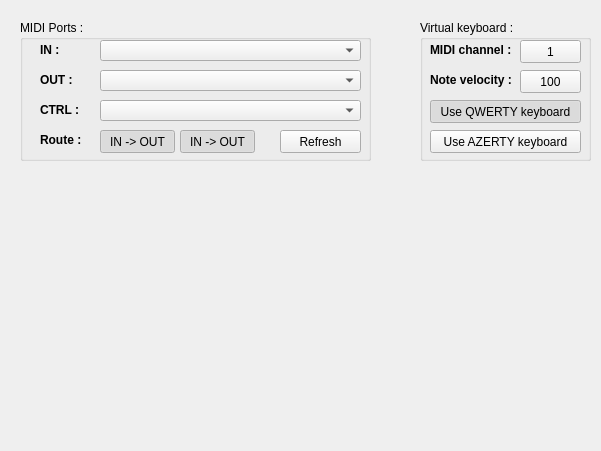
    <widget class="QWidget" name="tab_config">
     <property name="enabled">
      <bool>true</bool>
     </property>
     <property name="toolTip">
      <string/>
     </property>
     <attribute name="title">
      <string>Configuration</string>
     </attribute>
     <widget class="QGroupBox" name="grpBox_MIDI">
      <property name="geometry">
       <rect>
        <x>20</x>
        <y>20</y>
        <width>351</width>
        <height>141</height>
       </rect>
      </property>
      <property name="toolTip">
       <string/>
      </property>
      <property name="title">
       <string>MIDI Ports :</string>
      </property>
      <widget class="QComboBox" name="cmbBox_MIDIIn">
       <property name="geometry">
        <rect>
         <x>80</x>
         <y>20</y>
         <width>261</width>
         <height>21</height>
        </rect>
       </property>
       <property name="toolTip">
        <string>Select the device for MIDI IN</string>
       </property>
       <property name="maxVisibleItems">
        <number>15</number>
       </property>
       <property name="frame">
        <bool>true</bool>
       </property>
      </widget>
      <widget class="QComboBox" name="cmbBox_MIDIOut">
       <property name="geometry">
        <rect>
         <x>80</x>
         <y>50</y>
         <width>261</width>
         <height>21</height>
        </rect>
       </property>
       <property name="toolTip">
        <string>Select the device for MIDI OUT</string>
       </property>
       <property name="maxVisibleItems">
        <number>15</number>
       </property>
       <property name="frame">
        <bool>true</bool>
       </property>
      </widget>
      <widget class="QPushButton" name="pshBut_refresh_midi">
       <property name="geometry">
        <rect>
         <x>260</x>
         <y>110</y>
         <width>81</width>
         <height>23</height>
        </rect>
       </property>
       <property name="toolTip">
        <string>Refresh the device lists</string>
       </property>
       <property name="text">
        <string>Refresh</string>
       </property>
      </widget>
      <widget class="QLabel" name="lbl_MIDIIn">
       <property name="geometry">
        <rect>
         <x>20</x>
         <y>22</y>
         <width>41</width>
         <height>16</height>
        </rect>
       </property>
       <property name="font">
        <font>
         <weight>75</weight>
         <bold>true</bold>
        </font>
       </property>
       <property name="text">
        <string>IN :</string>
       </property>
      </widget>
      <widget class="QLabel" name="lbl_MIDIOut">
       <property name="geometry">
        <rect>
         <x>20</x>
         <y>52</y>
         <width>41</width>
         <height>16</height>
        </rect>
       </property>
       <property name="font">
        <font>
         <weight>75</weight>
         <bold>true</bold>
        </font>
       </property>
       <property name="text">
        <string>OUT :</string>
       </property>
      </widget>
      <widget class="QLabel" name="lbl_MIDICtrl">
       <property name="geometry">
        <rect>
         <x>20</x>
         <y>82</y>
         <width>41</width>
         <height>16</height>
        </rect>
       </property>
       <property name="font">
        <font>
         <weight>75</weight>
         <bold>true</bold>
        </font>
       </property>
       <property name="text">
        <string>CTRL :</string>
       </property>
      </widget>
      <widget class="QComboBox" name="cmbBox_MIDICtrl">
       <property name="geometry">
        <rect>
         <x>80</x>
         <y>80</y>
         <width>261</width>
         <height>21</height>
        </rect>
       </property>
       <property name="toolTip">
        <string>Select an other MIDI device for sending data to the module while being edited </string>
       </property>
       <property name="maxVisibleItems">
        <number>15</number>
       </property>
       <property name="frame">
        <bool>true</bool>
       </property>
      </widget>
      <widget class="QPushButton" name="pshBut_INToOUT">
       <property name="geometry">
        <rect>
         <x>80</x>
         <y>110</y>
         <width>75</width>
         <height>23</height>
        </rect>
       </property>
       <property name="text">
        <string>IN -&gt; OUT</string>
       </property>
       <property name="checkable">
        <bool>true</bool>
       </property>
       <property name="checked">
        <bool>true</bool>
       </property>
      </widget>
      <widget class="QPushButton" name="pshBut_CTRLToOUT">
       <property name="geometry">
        <rect>
         <x>160</x>
         <y>110</y>
         <width>75</width>
         <height>23</height>
        </rect>
       </property>
       <property name="text">
        <string>IN -&gt; OUT</string>
       </property>
       <property name="checkable">
        <bool>true</bool>
       </property>
       <property name="checked">
        <bool>true</bool>
       </property>
      </widget>
      <widget class="QLabel" name="lbl_Route">
       <property name="geometry">
        <rect>
         <x>20</x>
         <y>113</y>
         <width>46</width>
         <height>13</height>
        </rect>
       </property>
       <property name="font">
        <font>
         <weight>75</weight>
         <bold>true</bold>
        </font>
       </property>
       <property name="text">
        <string>Route :</string>
       </property>
      </widget>
     </widget>
     <widget class="QConfig" name="widget_config" native="true">
      <property name="geometry">
       <rect>
        <x>20</x>
        <y>200</y>
        <width>572</width>
        <height>242</height>
       </rect>
      </property>
     </widget>
     <widget class="QGroupBox" name="grpBox_VKey">
      <property name="geometry">
       <rect>
        <x>420</x>
        <y>20</y>
        <width>171</width>
        <height>141</height>
       </rect>
      </property>
      <property name="title">
       <string>Virtual keyboard :</string>
      </property>
      <widget class="QButton" name="but_kybchan">
       <property name="geometry">
        <rect>
         <x>100</x>
         <y>20</y>
         <width>61</width>
         <height>23</height>
        </rect>
       </property>
       <property name="baseSize">
        <size>
         <width>1</width>
         <height>16</height>
        </size>
       </property>
       <property name="toolTip">
        <string>Set the MIDI channel of the virtual keyboard</string>
       </property>
       <property name="text">
        <string>1</string>
       </property>
      </widget>
      <widget class="QLabel" name="lbl_kybvel">
       <property name="geometry">
        <rect>
         <x>10</x>
         <y>50</y>
         <width>81</width>
         <height>20</height>
        </rect>
       </property>
       <property name="font">
        <font>
         <weight>75</weight>
         <bold>true</bold>
        </font>
       </property>
       <property name="text">
        <string>Note velocity :</string>
       </property>
      </widget>
      <widget class="QLabel" name="lbl_kybchan">
       <property name="geometry">
        <rect>
         <x>10</x>
         <y>20</y>
         <width>81</width>
         <height>20</height>
        </rect>
       </property>
       <property name="font">
        <font>
         <weight>75</weight>
         <bold>true</bold>
        </font>
       </property>
       <property name="text">
        <string>MIDI channel :</string>
       </property>
      </widget>
      <widget class="QButton" name="but_kybvelo">
       <property name="geometry">
        <rect>
         <x>100</x>
         <y>50</y>
         <width>61</width>
         <height>23</height>
        </rect>
       </property>
       <property name="baseSize">
        <size>
         <width>0</width>
         <height>127</height>
        </size>
       </property>
       <property name="toolTip">
        <string>Set the velocity parameter of the virtual keyboard</string>
       </property>
       <property name="text">
        <string>100</string>
       </property>
      </widget>
      <widget class="QPushButton" name="pshBut_kybQWERTY">
       <property name="geometry">
        <rect>
         <x>10</x>
         <y>80</y>
         <width>151</width>
         <height>23</height>
        </rect>
       </property>
       <property name="text">
        <string>Use QWERTY keyboard</string>
       </property>
       <property name="checkable">
        <bool>true</bool>
       </property>
       <property name="checked">
        <bool>true</bool>
       </property>
      </widget>
      <widget class="QPushButton" name="pshBut_kybAZERTY">
       <property name="geometry">
        <rect>
         <x>10</x>
         <y>110</y>
         <width>151</width>
         <height>23</height>
        </rect>
       </property>
       <property name="text">
        <string>Use AZERTY keyboard</string>
       </property>
       <property name="checkable">
        <bool>true</bool>
       </property>
       <property name="checked">
        <bool>false</bool>
       </property>
      </widget>
     </widget>
    </widget>
